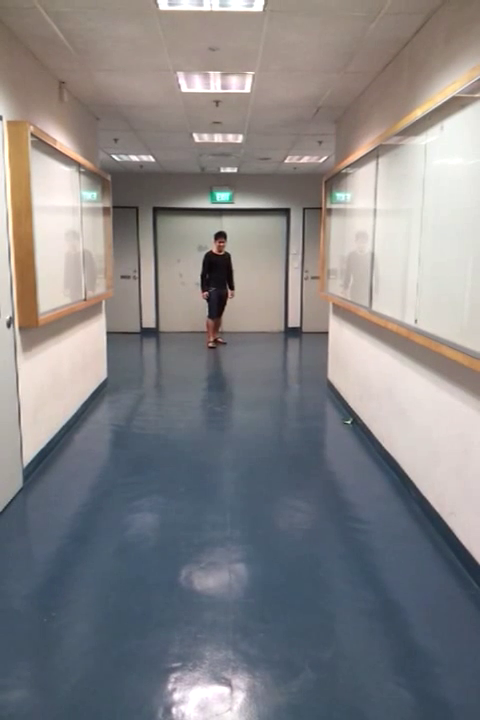
#> input picture frame 14 of faces.mp4, 480 x 720 px
$ jupyter execute Facedetect_notebook.ipynb
#> lines starting #> are read from the running program, lines starting #| are printed output that depends on the picture
[cell 1]
import cv2
import os
from matplotlib import pyplot as plt

[cell 2]
def save_face(face, name_file):
    print("Salvando Frame Face: {}".format(name_file))
    cv2.imwrite(name_file + '.png', face)

[cell 3]
def histograma_face(frame_face, name_file):
    plt.clf()
    print("Salvando Histograma da face: {}".format(name_file)+".jpg")
    plt.hist(frame_face.ravel(),256,[0,256])
    plt.savefig(name_file+".jpg")
    plt.plot()

[cell 4]
def histograma_vide(frame, name_file):
    plt.cla()
    print("Salvando Histograma do frame do Video: {}".format(name_file)+".jpg")
    plt.hist(frame.ravel(),256,[0,256])
    plt.savefig(name_file+".jpg")
    plt.plot()

[cell 5]
def read_video(file_video):
#> called with file_video = 'faces.mp4'
    plt.rcParams['figure.figsize'] = (224, 224)
    face_cascade = cv2.CascadeClassifier(
        'modelo/haarcascade_frontalface_default.xml')
    name_file_face = "Pessoas/face{}"

    if not os.path.exists("Hist"):
        os.makedirs("Hist")
    if not os.path.exists("HistFace"):
        os.makedirs("HistFace")
    if not os.path.exists("Pessoas"):
        os.makedirs("Pessoas")

    cap = cv2.VideoCapture(file_video)
    i, j = 0, 0
    print("Comecando lendo o video: {}".format(file_video))
    while(cap.isOpened()):
        ret, frame = cap.read()
#> frame is the input picture: shape (720, 480, 3); mean B, G, R 132.9, 131.5, 133.2
        if ret == True:
            histograma_vide(frame, "Hist/histogramaVideo{}".format(i))
#> in histograma_vide, `plt.savefig(name_file+".jpg")`:
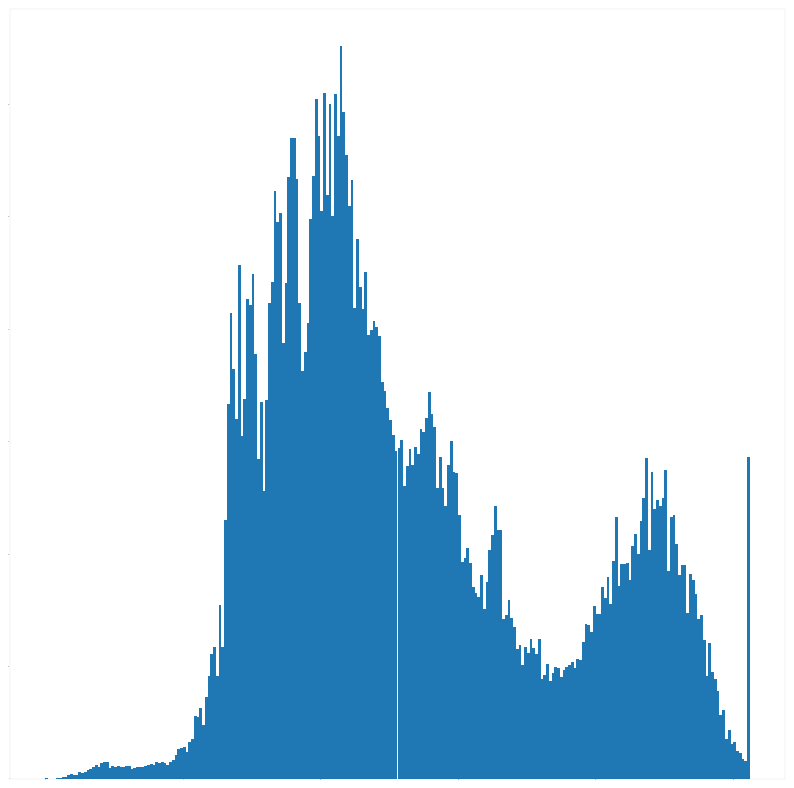
#> figure drawn by matplotlib, 1 panel; tallest bar 13040 high, from x = 107 to 108
            i += 1
            gray = cv2.cvtColor(frame, cv2.COLOR_BGR2GRAY)
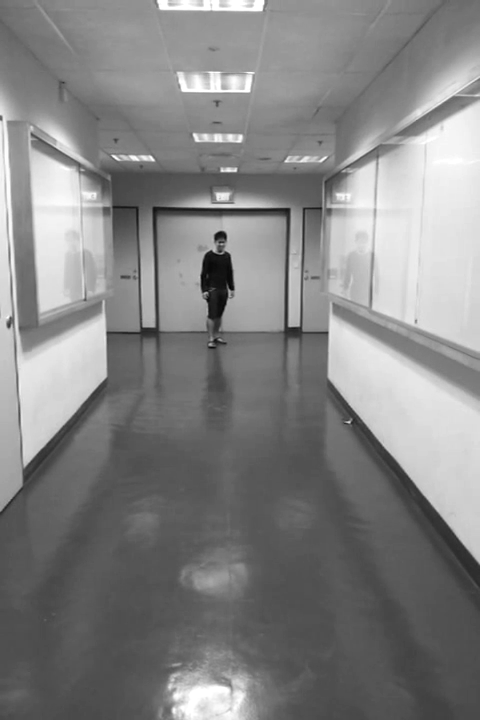
#> gray: shape (720, 480); min 1, max 255, mean 132.1

            faces = face_cascade.detectMultiScale(
                gray,
                scaleFactor=1.1,
                minNeighbors=5,
                minSize=(30, 30),
            )
#> faces = ()

            for (x, y, w, h) in faces:
                frame = cv2.rectangle(
                    frame, (x, y), (x+w, y+h), (255, 0, 0), 2)
                roi_gray = gray[y:y+h, x:x+w]
                roi_color = frame[y:y+h, x:x+w]
                save_face(roi_color, name_file_face.format(j))
                histograma_face(
                    roi_color, "HistFace/histograma_face{}".format(j))

                j += 1
#> this loop made 0 passes
#> after the loop, j = 0
            if cv2.waitKey(1) & 0xFF == ord('q'):
#> (key q is pressed here)
                break
        else:
            break

    cap.release()
    cv2.destroyAllWindows()
    print('Acabou')

$ run again, starting later in the video
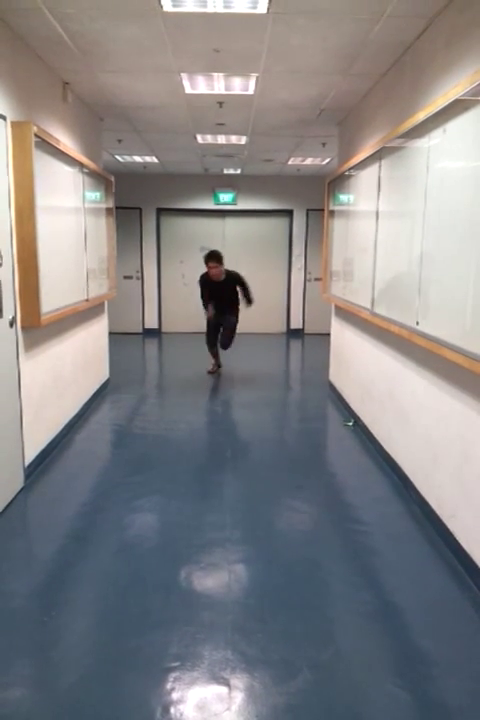
#> input picture frame 65 of faces.mp4, 480 x 720 px
#> in read_video, frame is the input picture: shape (720, 480, 3); mean B, G, R 132.9, 131.2, 132.6
#> in read_video, `gray = cv2.cvtColor(frame, cv2.COLOR_BGR2GRAY)`:
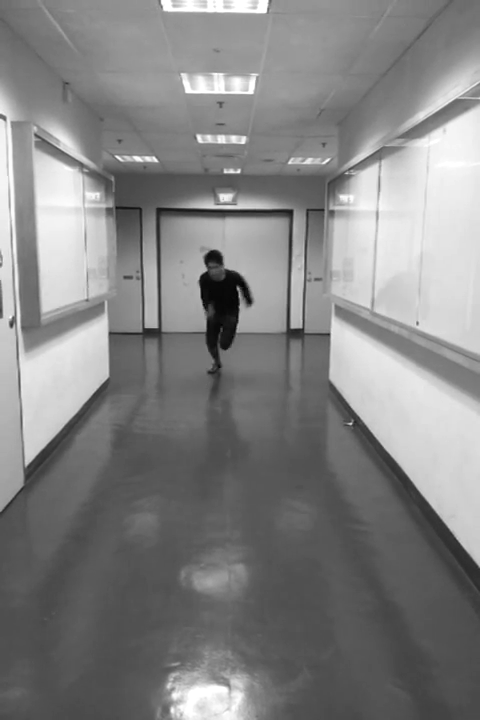
#> gray: shape (720, 480); min 0, max 255, mean 131.8
#> faces = [[34, 190, 58, 58]]
#> the loop in read_video, `for (x, y, w, h) in faces:` made 1 pass
#> (x, y, w, h, j) on pass 1: (34, 190, 58, 58, 1)
#> (printed output is left out)
#> pass 1, in histograma_face, `plt.savefig(name_file+".jpg")`:
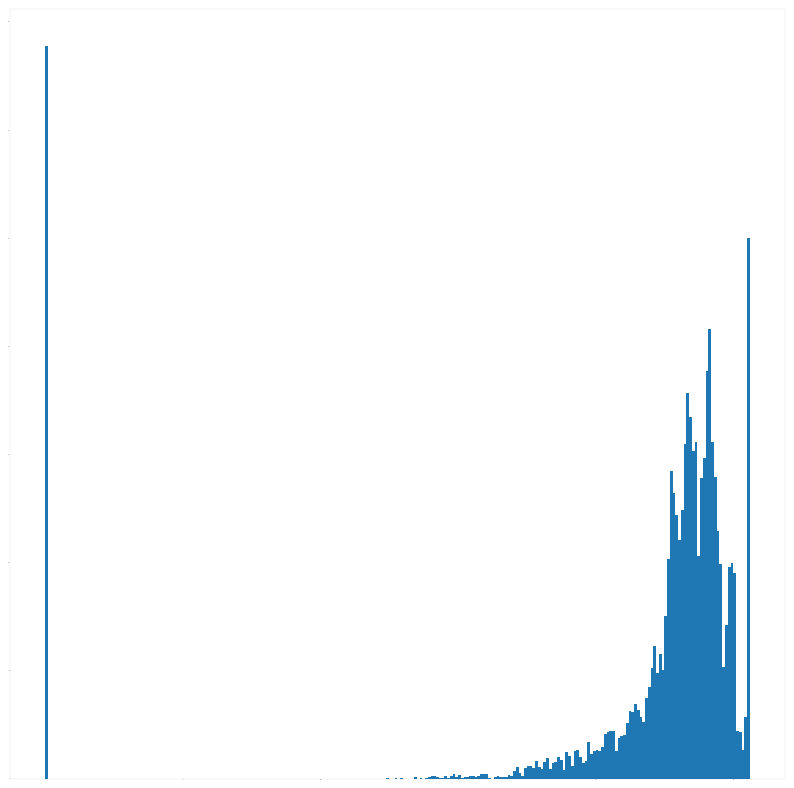
#> figure drawn by matplotlib, 1 panel; tallest bar 678 high, from x = 0 to 1
#> after the loop in read_video, `for (x, y, w, h) in faces:`: j = 1

$ run again, starting later in the video
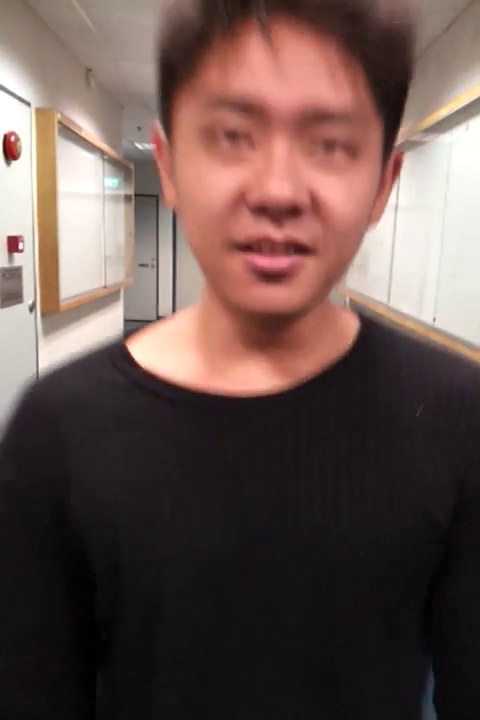
#> input picture frame 116 of faces.mp4, 480 x 720 px
#> in read_video, frame is the input picture: shape (720, 480, 3); mean B, G, R 77.6, 82.6, 103.2
#> faces = [[56, 177, 54, 54], [143, 30, 269, 269]]
#> the loop in read_video, `for (x, y, w, h) in faces:` made 2 passes
#> (x, y, w, h, j) on passes 1 to 2: (56, 177, 54, 54, 1), (143, 30, 269, 269, 2)
#> (printed output is left out)
#> pass 1, in histograma_face, `plt.savefig(name_file+".jpg")`:
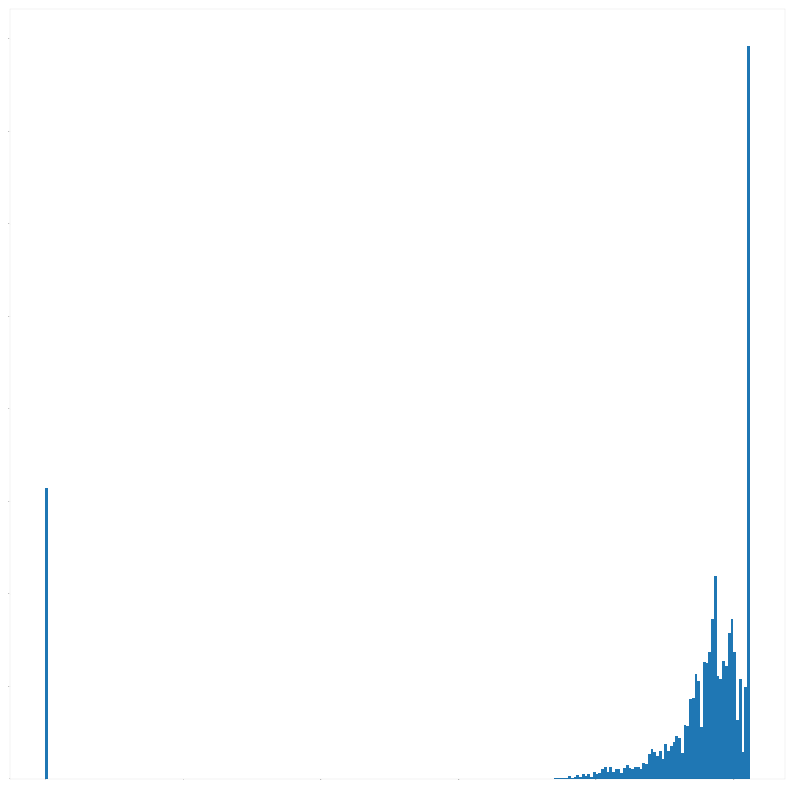
#> figure drawn by matplotlib, 1 panel; tallest bar 1585 high, from x = 255 to 256
#> after the loop in read_video, `for (x, y, w, h) in faces:`:
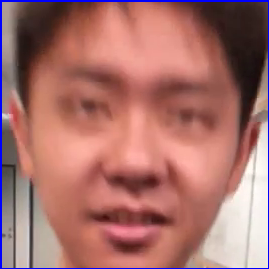
#> roi_color: shape (269, 269, 3); mean B, G, R 108.6, 113, 168.3
#> after the loop in read_video, `for (x, y, w, h) in faces:`: j = 2
